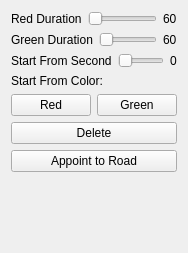
<?xml version="1.0" encoding="UTF-8"?>
<ui version="4.0">
 <class>TrafficLightOptions</class>
 <widget class="QWidget" name="TrafficLightOptions">
  <property name="geometry">
   <rect>
    <x>0</x>
    <y>0</y>
    <width>178</width>
    <height>253</height>
   </rect>
  </property>
  <property name="windowTitle">
   <string>Form</string>
  </property>
  <layout class="QVBoxLayout" name="verticalLayout">
   <item>
    <layout class="QHBoxLayout" name="RedLayout">
     <item>
      <widget class="QLabel" name="RedLabel">
       <property name="text">
        <string>Red Duration</string>
       </property>
      </widget>
     </item>
     <item>
      <widget class="QSlider" name="RedSlider">
       <property name="orientation">
        <enum>Qt::Horizontal</enum>
       </property>
      </widget>
     </item>
     <item>
      <widget class="QLabel" name="RedNum">
       <property name="text">
        <string>60</string>
       </property>
      </widget>
     </item>
    </layout>
   </item>
   <item>
    <layout class="QHBoxLayout" name="GreenLayout">
     <item>
      <widget class="QLabel" name="GreenLabel">
       <property name="text">
        <string>Green Duration</string>
       </property>
      </widget>
     </item>
     <item>
      <widget class="QSlider" name="GreenSlider">
       <property name="orientation">
        <enum>Qt::Horizontal</enum>
       </property>
      </widget>
     </item>
     <item>
      <widget class="QLabel" name="GreenNum">
       <property name="text">
        <string>60</string>
       </property>
      </widget>
     </item>
    </layout>
   </item>
   <item>
    <layout class="QHBoxLayout" name="horizontalLayout_4">
     <item>
      <widget class="QLabel" name="StartFromLabel">
       <property name="text">
        <string>Start From Second</string>
       </property>
      </widget>
     </item>
     <item>
      <widget class="QSlider" name="StartSlider">
       <property name="orientation">
        <enum>Qt::Horizontal</enum>
       </property>
      </widget>
     </item>
     <item>
      <widget class="QLabel" name="StartNum">
       <property name="text">
        <string>0</string>
       </property>
      </widget>
     </item>
    </layout>
   </item>
   <item>
    <widget class="QLabel" name="label">
     <property name="text">
      <string>Start From Color:</string>
     </property>
    </widget>
   </item>
   <item>
    <layout class="QHBoxLayout" name="horizontalLayout">
     <item>
      <widget class="QPushButton" name="pushButton">
       <property name="text">
        <string>Red</string>
       </property>
      </widget>
     </item>
     <item>
      <widget class="QPushButton" name="pushButton_2">
       <property name="text">
        <string>Green</string>
       </property>
      </widget>
     </item>
    </layout>
   </item>
   <item>
    <widget class="QPushButton" name="DeleteButton">
     <property name="text">
      <string>Delete</string>
     </property>
    </widget>
   </item>
   <item>
    <widget class="QPushButton" name="AppointButton">
     <property name="text">
      <string>Appoint to Road</string>
     </property>
    </widget>
   </item>
   <item>
    <spacer name="verticalSpacer">
     <property name="orientation">
      <enum>Qt::Vertical</enum>
     </property>
     <property name="sizeHint" stdset="0">
      <size>
       <width>20</width>
       <height>40</height>
      </size>
     </property>
    </spacer>
   </item>
  </layout>
 </widget>
 <resources/>
 <connections/>
</ui>
